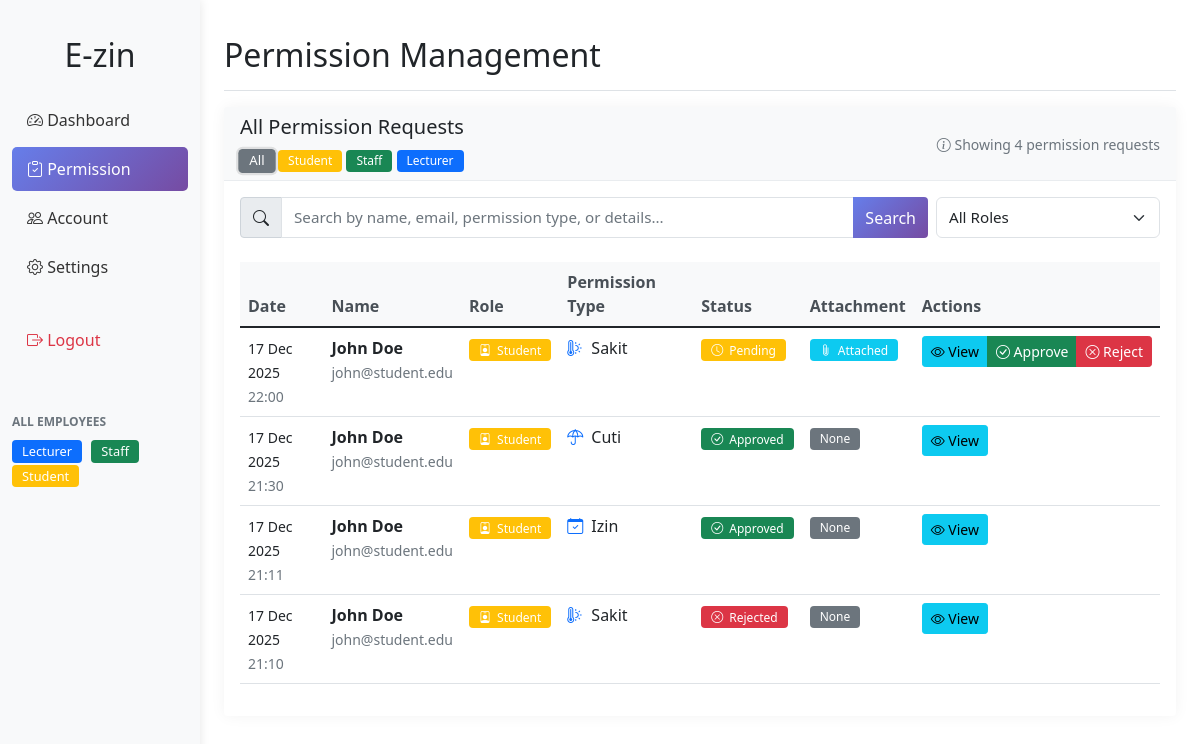
Page /permissions.php (signed in) on the committed database.
### tables this page shows
CREATE TABLE `permissions` (
  `id` int(11) NOT NULL,
  `user_id` varchar(50) DEFAULT NULL,
  `lecturer_id` varchar(50) DEFAULT NULL,
  `name` varchar(100) DEFAULT NULL,
  `role` enum('lecturer','staff','student') DEFAULT NULL,
  `permission_type` varchar(100) DEFAULT NULL,
  `detail_permission` text DEFAULT NULL,
  `status` enum('pending','approved','rejected') DEFAULT 'pending',
  `created_at` timestamp NOT NULL DEFAULT current_timestamp(),
  `start_date` date DEFAULT NULL,
  `end_date` date DEFAULT NULL,
  `attachment_file` varchar(255) DEFAULT NULL,
  `file_type` varchar(50) DEFAULT NULL,
  `file_size` int(11) DEFAULT NULL,
  `updated_at` TIMESTAMP DEFAULT CURRENT_TIMESTAMP ON UPDATE CURRENT_TIMESTAMP
);

CREATE TABLE `employees` (
  `id` int(11) NOT NULL,
  `user_id` varchar(50) DEFAULT NULL,
  `name` varchar(100) DEFAULT NULL,
  `email` varchar(100) DEFAULT NULL,
  `subject` varchar(255) DEFAULT NULL,
  `role` enum('lecturer','staff','student') DEFAULT NULL,
  `phone` varchar(20) DEFAULT NULL,
  `department` varchar(100) DEFAULT NULL,
  `status` enum('active','inactive') DEFAULT 'active',
  `created_at` timestamp NOT NULL DEFAULT current_timestamp()
);

### permissions.php (the view, shortened to what this page needs)
<?php
require_once 'includes/header.php';
require_once 'config/database.php';
$search = isset($_GET['search']) ? $_GET['search'] : '';
$filter = isset($_GET['filter']) ? $_GET['filter'] : 'all';
$query = "SELECT p.*, e.name, e.role, e.email FROM permissions p
          JOIN employees e ON p.user_id = e.user_id WHERE 1=1";
$params = [];
$query .= " ORDER BY p.created_at DESC";
$stmt = $pdo->prepare($query);
$stmt->execute($params);
$permissions = $stmt->fetchAll();
?>
<div class="d-flex justify-content-between flex-wrap flex-md-nowrap align-items-center pt-3 pb-2 mb-3 border-bottom">
    <h1 class="h2">Permission Management</h1>
</div>
<div class="card">
    <div class="card-header">
        <div class="d-flex justify-content-between align-items-center">
            <div>
                <h5 class="mb-0">All Permission Requests</h5>
                <div class="mt-2">
                    <a href="?filter=all" class="badge bg-secondary text-decoration-none <?php echo $filter == 'all' ? 'active' : ''; ?>">All</a>
                    <a href="?filter=student" class="badge bg-warning text-decoration-none <?php echo $filter == 'student' ? 'active' : ''; ?>">Student</a>
                    <a href="?filter=staff" class="badge bg-success text-decoration-none <?php echo $filter == 'staff' ? 'active' : ''; ?>">Staff</a>
                    <a href="?filter=lecturer" class="badge bg-primary text-decoration-none <?php echo $filter == 'lecturer' ? 'active' : ''; ?>">Lecturer</a>
                </div>
            </div>
            <div class="text-end">
                <small class="text-muted">
                    <i class="bi bi-info-circle"></i>
                    Showing <?php echo count($permissions); ?> permission requests
                </small>
            </div>
        </div>
    </div>
    <div class="card-body">
        <form method="GET" action="" class="mb-4">
            <div class="row g-2">
                <div class="col-md-9">
                    <div class="input-group">
                        <span class="input-group-text"><i class="bi bi-search"></i></span>
                        <input type="text" class="form-control" name="search"
                               placeholder="Search by name, email, permission type, or details..."
                               value="<?php echo htmlspecialchars($search); ?>">
                        <button class="btn btn-primary" type="submit">Search</button>
                    </div>
                </div>
                <div class="col-md-3">
                    <select class="form-select" name="filter" onchange="this.form.submit()">
                        <option value="all" <?php echo $filter == 'all' ? 'selected' : ''; ?>>All Roles</option>
                    </select>
                </div>
            </div>
        </form>
        <div class="table-responsive">
            <table class="table table-hover">
                <thead>
                    <tr>
                        <th>Date</th>
                        <th>Name</th>
                        <th>Role</th>
                        <th>Permission Type</th>
                        <th>Status</th>
                        <th>Attachment</th>
                        <th>Actions</th>
                    </tr>
                </thead>
                <tbody>
                    <?php if(count($permissions) > 0): ?>
                        <?php foreach($permissions as $perm): ?>
                        <tr>
                            <td>
                                <small><?php echo date('d M Y', strtotime($perm['created_at'])); ?></small><br>
                                <small class="text-muted"><?php echo date('H:i', strtotime($perm['created_at'])); ?></small>
                            </td>
                            <td>
                                <strong><?php echo htmlspecialchars($perm['name']); ?></strong><br>
                                <small class="text-muted"><?php echo htmlspecialchars($perm['email']); ?></small>
                            </td>
                            <td>
                                <span class="badge bg-<?php echo $perm['role'] == 'lecturer' ? 'primary' : ($perm['role'] == 'staff' ? 'success' : 'warning'); ?>">
                                    <i class="bi bi-<?php echo $perm['role'] == 'lecturer' ? 'person' : ($perm['role'] == 'staff' ? 'briefcase' : 'person-badge'); ?>"></i>
                                    <?php echo ucfirst($perm['role']); ?>
                                </span>
                            </td>
                            <td>
                                <div class="d-flex align-items-center">
                                    <i class="bi bi-<?php
                                        echo $perm['permission_type'] == 'Sakit' ? 'thermometer-sun' :
                                               ($perm['permission_type'] == 'Izin' ? 'calendar-check' :
                                               ($perm['permission_type'] == 'Cuti' ? 'umbrella' : 'clipboard-check'));
                                    ?> me-2 text-primary"></i>
                                    <?php echo $perm['permission_type']; ?>
                                </div>
                            </td>
                            <td>
                                <span class="badge bg-<?php echo $perm['status'] == 'approved' ? 'success' : ($perm['status'] == 'rejected' ? 'danger' : 'warning'); ?>">
                                    <i class="bi bi-<?php echo $perm['status'] == 'approved' ? 'check-circle' : ($perm['status'] == 'rejected' ? 'x-circle' : 'clock'); ?>"></i>
                                    <?php echo ucfirst($perm['status']); ?>
                                </span>
                            </td>
                            <td>
                                <?php if(!empty($perm['attachment_file'])): ?>
                                    <span class="badge bg-info">
                                        <i class="bi bi-paperclip"></i> Attached
                                    </span>
                                <?php else: ?>
                                    <span class="badge bg-secondary">None</span>
                                <?php endif; ?>
                            </td>
                            <td>
                                <div class="btn-group btn-group-sm">
                                    <button class="btn btn-info" data-bs-toggle="modal"
                                            data-bs-target="#detailModal<?php echo $perm['id']; ?>">
                                        <i class="bi bi-eye"></i> View
                                    </button>
                                    <?php if($perm['status'] == 'pending'): ?>
                                        <a href="?action=approve&id=<?php echo $perm['id']; ?>&filter=<?php echo $filter; ?>&search=<?php echo urlencode($search); ?>"
                                           class="btn btn-success"
                                           onclick="return confirm('Approve this permission request?')">
                                            <i class="bi bi-check-circle"></i> Approve
                                        </a>
                                        <a href="?action=reject&id=<?php echo $perm['id']; ?>&filter=<?php echo $filter; ?>&search=<?php echo urlencode($search); ?>"
                                           class="btn btn-danger"
                                           onclick="return confirm('Reject this permission request?')">
                                            <i class="bi bi-x-circle"></i> Reject
                                        </a>
                                    <?php endif; ?>
                                </div>
                            </td>
                        </tr>
                        <?php endforeach; ?>
                    <?php endif; ?>
                </tbody>
            </table>
        </div>
    </div>
</div>
<?php require_once 'includes/footer.php'; ?>

### includes/header.php (shortened to what this page needs)
<!DOCTYPE html>
<html lang="id">
<head>
    <link href="https://cdn.jsdelivr.net/npm/bootstrap@5.1.3/dist/css/bootstrap.min.css" rel="stylesheet">
    <link rel="stylesheet" href="https://cdn.jsdelivr.net/npm/bootstrap-icons@1.8.1/font/bootstrap-icons.css">
    <link rel="stylesheet" href="css/style.css">
</head>
<body>
    <div class="container-fluid">
        <div class="row">
            <nav id="sidebar" class="col-md-3 col-lg-2 d-md-block bg-light sidebar">
                <div class="position-sticky pt-3">
                    <h2 class="text-center mb-4">E-zin</h2>
                    <ul class="nav flex-column">
                        <li class="nav-item">
                            <a class="nav-link <?php echo basename($_SERVER['PHP_SELF']) == 'dashboard.php' ? 'active' : ''; ?>" href="dashboard.php">
                                <i class="bi bi-speedometer2"></i> Dashboard
                            </a>
                        </li>
                        <li class="nav-item">
                            <a class="nav-link <?php echo basename($_SERVER['PHP_SELF']) == 'permissions.php' ? 'active' : ''; ?>" href="permissions.php">
                                <i class="bi bi-clipboard-check"></i> Permission
                            </a>
                        </li>
                        <li class="nav-item">
                            <a class="nav-link <?php echo basename($_SERVER['PHP_SELF']) == 'employees.php' ? 'active' : ''; ?>" href="employees.php">
                                <i class="bi bi-people"></i> Account
                            </a>
                        </li>
                        <li class="nav-item">
                            <a class="nav-link <?php echo basename($_SERVER['PHP_SELF']) == 'settings.php' ? 'active' : ''; ?>" href="settings.php">
                                <i class="bi bi-gear"></i> Settings
                            </a>
                        </li>
                        <li class="nav-item mt-4">
                            <a class="nav-link text-danger" href="logout.php">
                                <i class="bi bi-box-arrow-right"></i> Logout
                            </a>
                        </li>
                    </ul>
                    <div class="mt-5">
                        <h6 class="sidebar-heading">All Employees</h6>
                        <div class="employee-categories">
                            <span class="badge bg-primary">Lecturer</span>
                            <span class="badge bg-success">Staff</span>
                            <span class="badge bg-warning">Student</span>
                        </div>
                    </div>
                </div>
            </nav>
            <main class="col-md-9 ms-sm-auto col-lg-10 px-md-4">

### includes/footer.php (shortened to what this page needs)
            </main>
        </div>
    </div>
</body>
</html>

### css/style.css (style rules this page uses)
#sidebar { min-height: 100vh; box-shadow: 0 0 10px rgba(0,0,0,0.1); }
.sidebar { padding-top: 20px; }
.sidebar-heading { font-size: 0.75rem; text-transform: uppercase; color: #6c757d; font-weight: bold; }
.employee-categories .badge { margin-right: 5px; padding: 5px 10px; font-size: 0.8rem; }
.nav-link { color: #333; padding: 10px 15px; border-radius: 5px; margin-bottom: 5px; }
.nav-link.active { background: linear-gradient(135deg, #667eea 0%, #764ba2 100%); color: white; }
main { padding-top: 20px; }
.table th { background-color: #f8f9fa; border-top: none; font-weight: 600; color: #495057; }
.card { border: none; box-shadow: 0 0 15px rgba(0,0,0,0.05); margin-bottom: 20px; }
.card-header { background-color: #f8f9fa; border-bottom: 1px solid #e9ecef; }
.badge { padding: 5px 10px; font-weight: 500; }
.badge.active { transform: scale(1.1); }
.btn-primary { background: linear-gradient(135deg, #667eea 0%, #764ba2 100%); border: none; }
.form-control, .form-select { border: 1px solid #dee2e6; border-radius: 6px; padding: 8px 12px; font-size: 0.95rem; }
.btn-group-sm .btn { padding: 0.25rem 0.5rem; font-size: 0.875rem; }
.badge i { margin-right: 3px; }
td:last-child { white-space: nowrap; width: 100px; }

### permissions.php (style rules this page uses)
.badge.active { transform: scale(1.1); box-shadow: 0 0 0 2px rgba(0,0,0,0.1); }
.btn-group-sm .btn { padding: 0.25rem 0.5rem; font-size: 0.875rem; }

### rows in the picture
permissions: created_at "17 Dec 2025", created_at "22:00", employees.name "John Doe", employees.email "john@student.edu", employees.role "Student", permission_type "Sakit", status "Pending", shows "Attached"
permissions: created_at "17 Dec 2025", created_at "21:30", employees.name "John Doe", employees.email "john@student.edu", employees.role "Student", permission_type "Cuti", status "Approved", shows "None"
permissions: created_at "17 Dec 2025", created_at "21:11", employees.name "John Doe", employees.email "john@student.edu", employees.role "Student", permission_type "Izin", status "Approved", shows "None"
permissions: created_at "17 Dec 2025", created_at "21:10", employees.name "John Doe", employees.email "john@student.edu", employees.role "Student", permission_type "Sakit", status "Rejected", shows "None"

### other values in the picture
count($permissions) "4"
